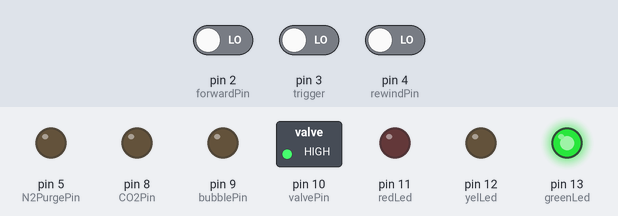
Recording of a sketch running on a simulated Arduino Uno, built with avr-gcc and run on an emulated ATmega328P. Shown: switched loads named in the sketch (green lamp = pin HIGH), output pins drawn as LEDs (lit = HIGH). The inputs (shaded band) are chosen by the test bench; at power-on: pin 2 (forwardPin) LOW, pin 3 (trigger) LOW, pin 4 (rewindPin) LOW.

Above: at 1.2 s.
1.3 s: pin 2 (forwardPin) driven HIGH
At 1.67 s:
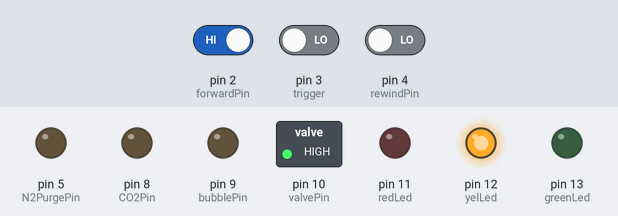
At 2.2 s:
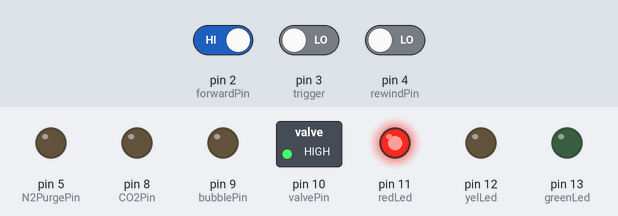
3.3 s: pin 3 (trigger) driven HIGH
At 4.1 s:
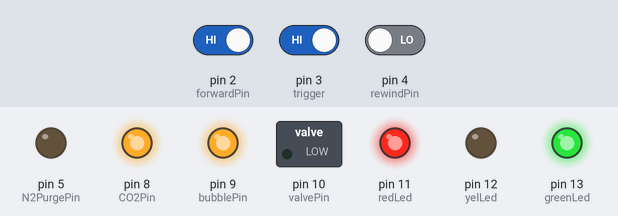
Timing chart, 0 to 18.6 s (numbered marks = the images above; inputs shaded):
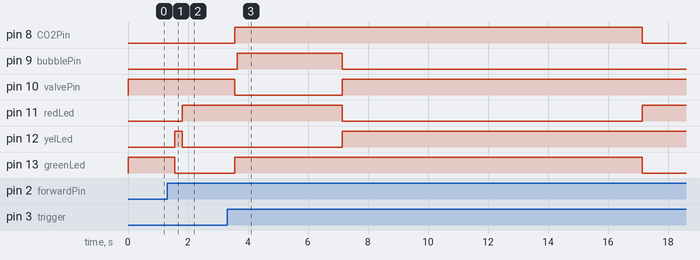

Measured:
- after the input at 1.3 s, pin 11 (redLed): LOW → HIGH after 0.50 s; pin 12 (yelLed): LOW → HIGH after 0.25 s, → LOW 0.25 s later; pin 13 (greenLed): HIGH → LOW after 0.25 s
- after the input at 3.3 s, pin 8 (CO2Pin), pin 13 (greenLed): LOW → HIGH after 0.25 s, → LOW 13.6 s later; pin 9 (bubblePin): LOW → HIGH after 0.35 s, → LOW 3.5 s later; pin 10 (valvePin): HIGH → LOW after 0.25 s, → HIGH 3.6 s later; pin 11 (redLed): HIGH → LOW after 3.8 s, → HIGH 10.0 s later; pin 12 (yelLed): LOW → HIGH after 3.8 s

The sketch:

BubbleMachine.ino
```cpp
int greenLed   = 13;
int yelLed     = 12;
int redLed     = 11;
int valvePin   = 10; //Actuator signal pin.  State Low, i.e. pin bit = 0 == VALVE OPEN AND FLOW
int bubblePin  = 9; //Ignition signal pin.
int CO2Pin     = 8; //N.O. solenoid for CO2 flow  State Low, i.e. pin bit = 0 == VALVE CLOSED AND NO FLOW
int N2PurgePin = 5; //N.C. solenoid for N2 purge after a shot.
int scopeTrig  = 6; // Trigger pin for oscilloscopes.

//Trigger remote pins

int forwardPin = 2;
int rewindPin  = 4;
int trigger    = 3;

bool checkGreen = LOW;
bool checkYel   = LOW;
bool checkRed   = LOW;

int buttonDelay  = 250; //Time you have to press a button on the remote for an action to ensue.
int noiseSuppressionDelay = 500; //Duration to wait before to check rewind state because of igniter noise


int triggerTime  = 1100; //Trigger length i.e. length of actuation of the valves.
int ignitionTime = 100; //Ignition delay after the start of the trigger.
int CO2InjTime   = 10000; //Duration CO2 is flushed to inert the sandworm environment
int N2PurgeTime  = 2000; //Duration N2 is flushed through the engine after a hot fire
int ignitionDuration = 20; //Pulse length for ignition signal. (not used yet)

unsigned long startTime; //Time associated to the reading of the millis() function when the test starts.
unsigned long runTime; //Placeholder for the millis() function to use for comparison with trigger and ignition time.

void setup() {

  pinMode(greenLed,  OUTPUT);
  pinMode(yelLed,    OUTPUT);
  pinMode(redLed,    OUTPUT);
  pinMode(bubblePin, OUTPUT);
  pinMode(valvePin,  OUTPUT);
  pinMode(CO2Pin,    OUTPUT);
  pinMode(N2PurgePin,OUTPUT);
  pinMode(scopeTrig, OUTPUT);

  pinMode(forwardPin, INPUT);
  pinMode(rewindPin,  INPUT);
  pinMode(trigger,    INPUT);

  N2PurgePin = LOW;
  scopeTrig = LOW;
  PORTB = B00100100;
}

//LED colour code
//Green: Safe-initial step
//Yellow: Intermediate step (also safe)
//Red: Intermediate step (also safe)
//Red + Green: Firing
//Yellow + Red: Unexpected trigger activation. Firing system frozen until trigger switched off.

void unexpectedTrigger() { //Freezes the timing Arduino until the trigger is switched off.

  PORTB = B00011100;
}

void manualAbort() { //Disarms the system by resetting all control pins to their initial, safe state.

  scopeTrig = LOW;
  N2PurgePin = LOW;
  delay(N2PurgeTime);
  N2PurgePin = LOW;
  PORTB = B00110101;
  delay(CO2InjTime);
  PORTB = B00100100;

  checkRed = LOW;
  checkYel = LOW;
  checkGreen = LOW;
}

void loop() {

  PORTB = B00100100;

  while (digitalRead(trigger) == HIGH) { //Timing Arduino can't advance if the trigger is on.

    unexpectedTrigger();
  }

  if (digitalRead(forwardPin) == HIGH) {

    checkGreen = HIGH;
    delay(buttonDelay);
  }

  while (checkGreen == HIGH) {

    PORTB = B00010100;

    if (digitalRead(trigger) == HIGH) {

      unexpectedTrigger();
    }

    if (digitalRead(forwardPin) == HIGH) {

      checkYel = HIGH;
      delay(buttonDelay);
    }

    if (digitalRead(rewindPin) == HIGH) {

      checkGreen = LOW;
      delay(buttonDelay);
    }

    while (checkYel == HIGH) {

      PORTB = B00001100; //THIS IS WHERE TO ADD co2 AND n2 PURGE BEFORE A SHOT+

      if (digitalRead(trigger) == HIGH) {

        checkRed = HIGH;
        delay(buttonDelay);

        //Define the start time and the initial value of the run time.

        startTime = millis();
        runTime = millis();
      }

      if (digitalRead(rewindPin) == HIGH) {

        checkYel = LOW;
        delay(buttonDelay);
      }

      while (checkRed == HIGH) {

        while (runTime - startTime < ignitionTime) {

          PORTB = B00101001; //The actuators are now open. CO2 co-flow begins.

          if (digitalRead(rewindPin) == HIGH) {

            manualAbort();
            break;
          }

          runTime = millis();
        }

        while (runTime - startTime <= triggerTime) {

          PORTB = B00101011; //The ignition signal is sent.
          digitalWrite(scopeTrig, HIGH);

          delay(noiseSuppressionDelay);
          if (digitalRead(rewindPin) == HIGH) {

            manualAbort();
            break;
          }

          runTime = millis();
        }

        //After the test time is over, reset all pins to their original state by calling the manualAbort function.

        manualAbort();
      }
    }
  }
}
```
